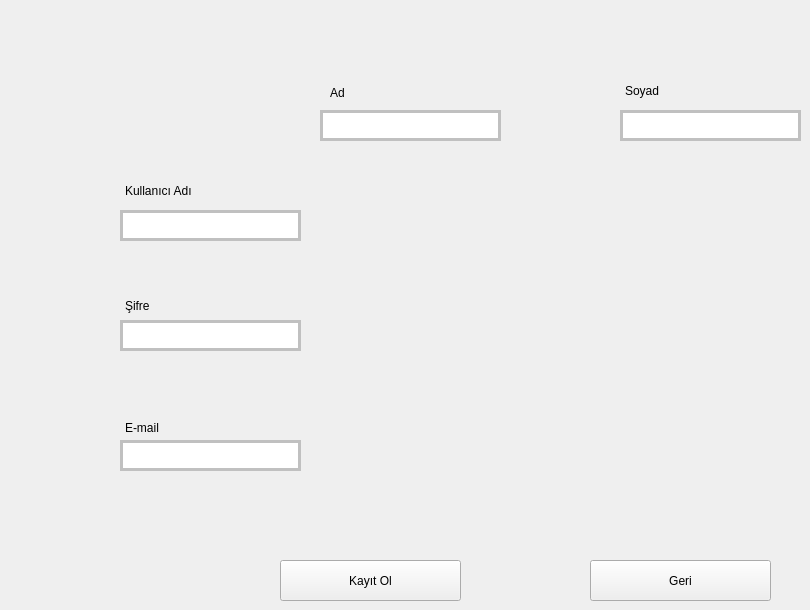
            <widget class="QWidget" name="register_page">
             <widget class="QLineEdit" name="name_line">
              <property name="geometry">
               <rect>
                <x>320</x>
                <y>110</y>
                <width>181</width>
                <height>31</height>
               </rect>
              </property>
              <property name="styleSheet">
               <string notr="true">font: 12pt &quot;MS Reference Sans Serif&quot;;
border: 2.7px solid  rgb(192, 192, 192);</string>
              </property>
              <property name="text">
               <string/>
              </property>
             </widget>
             <widget class="QLineEdit" name="surname_line">
              <property name="geometry">
               <rect>
                <x>620</x>
                <y>110</y>
                <width>181</width>
                <height>31</height>
               </rect>
              </property>
              <property name="styleSheet">
               <string notr="true">font: 12pt &quot;MS Reference Sans Serif&quot;;
border: 2.7px solid  rgb(192, 192, 192);</string>
              </property>
             </widget>
             <widget class="QLineEdit" name="nickname_line_register">
              <property name="geometry">
               <rect>
                <x>120</x>
                <y>210</y>
                <width>181</width>
                <height>31</height>
               </rect>
              </property>
              <property name="styleSheet">
               <string notr="true">font: 12pt &quot;MS Reference Sans Serif&quot;;
border: 2.7px solid  rgb(192, 192, 192);</string>
              </property>
             </widget>
             <widget class="QLineEdit" name="passw_line_register">
              <property name="geometry">
               <rect>
                <x>120</x>
                <y>320</y>
                <width>181</width>
                <height>31</height>
               </rect>
              </property>
              <property name="styleSheet">
               <string notr="true">font: 12pt &quot;MS Reference Sans Serif&quot;;
border: 2.7px solid  rgb(192, 192, 192);</string>
              </property>
             </widget>
             <widget class="QLineEdit" name="mail_line">
              <property name="geometry">
               <rect>
                <x>120</x>
                <y>440</y>
                <width>181</width>
                <height>31</height>
               </rect>
              </property>
              <property name="styleSheet">
               <string notr="true">font: 12pt &quot;MS Reference Sans Serif&quot;;
border: 2.7px solid  rgb(192, 192, 192);</string>
              </property>
             </widget>
             <widget class="QPushButton" name="register_button_2">
              <property name="geometry">
               <rect>
                <x>280</x>
                <y>560</y>
                <width>181</width>
                <height>41</height>
               </rect>
              </property>
              <property name="styleSheet">
               <string notr="true">font: 75 14pt \&quot;MS Shell Dlg 2\&quot;;
color:rgb(255, 255, 255);
background-color: rgb(64, 64, 64);
                                        border-style:outlet;
                                        border-width:2px;
                                        border-radius:10px;
                                        border-color: rgb(255, 255, 255);</string>
              </property>
              <property name="text">
               <string>Kayıt Ol</string>
              </property>
             </widget>
             <widget class="QPushButton" name="back_button">
              <property name="geometry">
               <rect>
                <x>590</x>
                <y>560</y>
                <width>181</width>
                <height>41</height>
               </rect>
              </property>
              <property name="styleSheet">
               <string notr="true">font: 75 14pt \&quot;MS Shell Dlg 2\&quot;;
color:rgb(255, 255, 255);
background-color: rgb(64, 64, 64);
                                        border-style:outlet;
                                        border-width:2px;
                                        border-radius:10px;
                                        border-color: rgb(255, 255, 255);</string>
              </property>
              <property name="text">
               <string>Geri</string>
              </property>
             </widget>
             <widget class="QLabel" name="label">
              <property name="geometry">
               <rect>
                <x>330</x>
                <y>85</y>
                <width>47</width>
                <height>16</height>
               </rect>
              </property>
              <property name="styleSheet">
               <string notr="true">font: 75 14pt \&quot;MS Shell Dlg 2\&quot;;
color:rgb(255, 255, 255);</string>
              </property>
              <property name="text">
               <string>Ad</string>
              </property>
             </widget>
             <widget class="QLabel" name="label_2">
              <property name="geometry">
               <rect>
                <x>625</x>
                <y>80</y>
                <width>61</width>
                <height>21</height>
               </rect>
              </property>
              <property name="styleSheet">
               <string notr="true">font: 75 14pt \&quot;MS Shell Dlg 2\&quot;;
color:rgb(255, 255, 255);</string>
              </property>
              <property name="text">
               <string>Soyad</string>
              </property>
             </widget>
             <widget class="QLabel" name="label_3">
              <property name="geometry">
               <rect>
                <x>125</x>
                <y>180</y>
                <width>111</width>
                <height>21</height>
               </rect>
              </property>
              <property name="styleSheet">
               <string notr="true">font: 75 14pt \&quot;MS Shell Dlg 2\&quot;;
color:rgb(255, 255, 255);</string>
              </property>
              <property name="text">
               <string>Kullanıcı Adı</string>
              </property>
             </widget>
             <widget class="QLabel" name="label_4">
              <property name="geometry">
               <rect>
                <x>125</x>
                <y>296</y>
                <width>51</width>
                <height>20</height>
               </rect>
              </property>
              <property name="styleSheet">
               <string notr="true">font: 75 14pt \&quot;MS Shell Dlg 2\&quot;;
color:rgb(255, 255, 255);</string>
              </property>
              <property name="text">
               <string>Şifre</string>
              </property>
             </widget>
             <widget class="QLabel" name="label_5">
              <property name="geometry">
               <rect>
                <x>125</x>
                <y>420</y>
                <width>61</width>
                <height>16</height>
               </rect>
              </property>
              <property name="styleSheet">
               <string notr="true">font: 75 14pt \&quot;MS Shell Dlg 2\&quot;;
color:rgb(255, 255, 255);</string>
              </property>
              <property name="text">
               <string>E-mail</string>
              </property>
             </widget>
            </widget>
